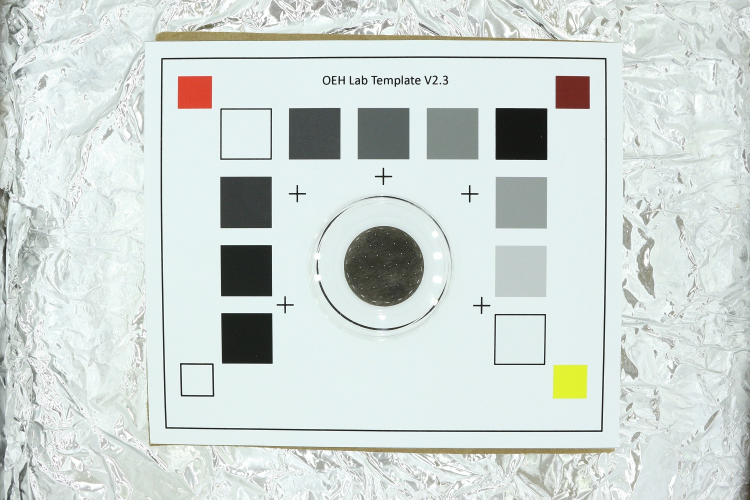
#> input picture sample-images/220444813_1500.jpg, 1500 x 1000 px (shown at 1/2 size)
$ python reflectance.py   (older library calls are emulated)
#> lines starting #> are read from the running program, lines starting #| are printed output that depends on the picture; after the words box and inside, x2 and y2 are one past the last pixel; in counts of white or black regions, pixels touching at a corner belong together
#
# This program ...
#
#   TODO: description of the program
#   Purpose: automate reflectance calculation
#   The cal values are in "reflectance units"
#   Doing the reflectance takes a lot of time
#   Correlation between reflectance and red channel
#

import numpy as np
import cv2
import math

from matplotlib import pyplot as plt
from scipy import stats

#
# The extent of the x and y axes on the output graph
#
X_AXIS_MAX = 125
Y_AXIS_MAX = 255

# The reference template
template_filename = 'reference-images/Reflectance-Template-2.3.png'

# The target file to examine
target_filename = 'sample-images/220444813_1500.jpg'  # works
# [8 lines of commented-out code are left out]

print("Processing '{}'".format(target_filename))

# Open the target image in grayscale and color
img_gray = cv2.imread(target_filename, 0)
#> img_gray: shape (1000, 1500); min 4, max 255, mean 214.2
img_color = cv2.imread(target_filename)
#> img_color is the input picture: shape (1000, 1500, 3); mean B, G, R 214.3, 217.2, 208.5

# Open the template in grayscale and color
ref_gray = cv2.imread(template_filename, 0)
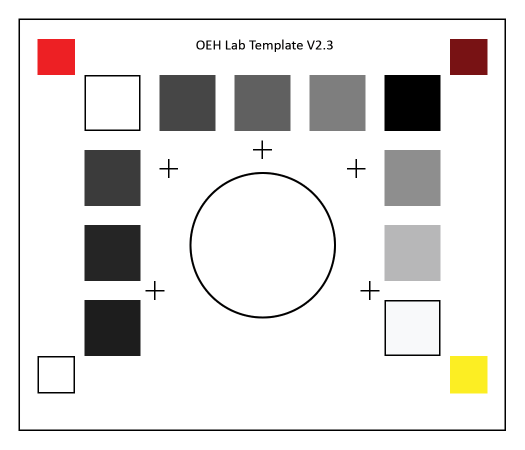
#> input picture reference-images/Reflectance-Template-2.3.png, 1050 x 900 px (shown at 1/2 size)
#> ref_gray: shape (900, 1050); min 0, max 255, mean 226.4
ref_color = cv2.imread(template_filename)
#> ref_color is the input picture: shape (900, 1050, 3); mean B, G, R 224.9, 226, 227.9

#
# A class to represent a square on the target image
#
SIDE = 112
class Square:
	def __init__(self, name, parent, x, y, reflectance=0):
		self.name = name
		self.matrix = parent[y:y+SIDE,x:x+SIDE]
		self.shape = self.matrix.shape
		self.reflectance = reflectance

	def mode(self):
		return stats.mode(self.matrix, axis=None)[0][0]

	def show(self):
		cv2.imshow(self.name, self.matrix)

#
# White correction (optional for now)
#
#   To what extent is the image evently lit?
#   Beginning of each session
# 	  Use a white sheet of same material
#	  Same camera setup
#	  Create a mask to use for subtraction
#
## TODO

#
# Correct for camera distorion
#
#   yml file, camera intrinsics, OpenCV
#
## TODO

#
# Image warping using SIFT feature matching and homography
#

# Create a SIFT feature detector
sift = cv2.xfeatures2d.SIFT_create()

# Find the keypoints and descriptors using SIFT
kp1,des1 = sift.detectAndCompute(img_gray, None)
#> kp1 = 5131 keypoints; strongest (x, y, size): (881, 167, 2.1), (1044, 267, 69), (494, 681, 68.5), (715, 165, 2.5)
kp2,des2 = sift.detectAndCompute(ref_gray, None)
#> kp2 = 295 keypoints; strongest (x, y, size): (826, 205, 74.1), (566, 97, 1.9), (566, 80, 1.9), (551, 102, 1.9)

FLANN_INDEX_KDTREE = 0

index_params = dict(algorithm = FLANN_INDEX_KDTREE, trees = 5)
search_params = dict(checks = 50)

flann = cv2.FlannBasedMatcher(index_params, search_params)
matches = flann.knnMatch(des1,des2,k=2)
#> matches = 5131 matches

good = []

for m,n in matches:
   if m.distance < 0.7*n.distance:
      good.append(m)
#> after the loop, good = 127 matches

# Find the homography and perform a warp of the target image to match the reference
# image perspective

MIN_MATCH_COUNT = 10

if len(good)>MIN_MATCH_COUNT:

  src_pts = np.float32([ kp1[m.queryIdx].pt for m in good ]).reshape(-1,1,2)
#> src_pts = 127 rows, first 8: [39.5, 575.1], [295.8, 821.8], [296.1, 830.6], [311.1, 920.7], [358.1, 214.5], [358.1, 214.5], [358.5, 155.3], [358.5, 155.3]
  dst_pts = np.float32([ kp2[m.trainIdx].pt for m in good ]).reshape(-1,1,2)
#> dst_pts = 127 rows, first 8: [938, 113.3], [552.4, 93.61], [552.4, 93.61], [552.4, 93.61], [877.6, 558.6], [877.6, 558.6], [877.6, 558.6], [877.6, 558.6]

  M,mask = cv2.findHomography(src_pts, dst_pts, cv2.RANSAC,5.0)
#> M = [[1.07, -0.0047, -302.3], [-0.00335, 1.08, -80.78], [-6.75e-06, -8.52e-06, 1]]; mask = 127 values, max 1 at index 8, min 0 at index 0, mean 0.701
  h,w = img_gray.shape
#> h = 1000; w = 1500
  template_h,template_w = ref_gray.shape
#> template_h = 900; template_w = 1050

  result = cv2.warpPerspective(img_color,M,(w,h))[0:template_h,0:template_w]

#
# Get the squares in the target and reference images
#

# Get the red channel for the target image and the reference image
img_rchannel = result[:, :, 2]
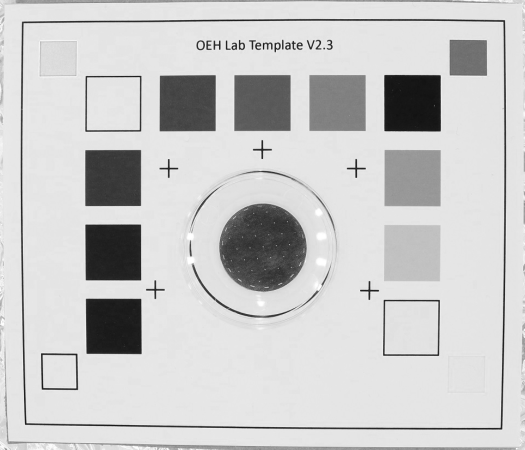
#> img_rchannel: shape (900, 1050) (shown at 1/2 size); min 12, max 255, mean 202.1
ref_rchannel = ref_color[:, :, 2]

# The calibration squares include their associated reflectance values
cal_01 = Square("cal_01", ref_rchannel, 169, 600, 3.4)
#> in __init__, `self.matrix = parent[y:y+SIDE,x:x+SIDE]`: self.matrix: shape (112, 112); every value is 29
cal_02 = Square("cal_02", ref_rchannel, 169, 450, 4.2)
#> in __init__ (call 2), `self.matrix = parent[y:y+SIDE,x:x+SIDE]`: self.matrix: shape (112, 112); every value is 37
cal_03 = Square("cal_03", ref_rchannel, 169, 300, 8.9)
#> in __init__ (call 3), `self.matrix = parent[y:y+SIDE,x:x+SIDE]`: self.matrix: shape (112, 112); every value is 59
cal_05 = Square("cal_05", ref_rchannel, 319, 150, 11.0)
#> in __init__ (call 4), `self.matrix = parent[y:y+SIDE,x:x+SIDE]`: self.matrix: shape (112, 112); every value is 70
cal_06 = Square("cal_06", ref_rchannel, 469, 150, 20.2)
#> in __init__ (call 5), `self.matrix = parent[y:y+SIDE,x:x+SIDE]`: self.matrix: shape (112, 112); every value is 96
cal_07 = Square("cal_07", ref_rchannel, 619, 150, 36.8)
#> in __init__ (call 6), `self.matrix = parent[y:y+SIDE,x:x+SIDE]`: self.matrix: shape (112, 112); every value is 126
cal_09 = Square("cal_09", ref_rchannel, 769, 300, 44.3)
#> in __init__ (call 7), `self.matrix = parent[y:y+SIDE,x:x+SIDE]`: self.matrix: shape (112, 112); every value is 142
cal_10 = Square("cal_10", ref_rchannel, 769, 450, 70.0)
#> in __init__ (call 8), `self.matrix = parent[y:y+SIDE,x:x+SIDE]`: self.matrix: shape (112, 112); every value is 183
cal_11 = Square("cal_11", ref_rchannel, 769, 600, 100.2)
#> in __init__ (call 9), `self.matrix = parent[y:y+SIDE,x:x+SIDE]`:
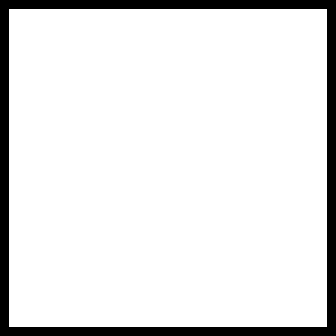
#> self.matrix: shape (112, 112) (shown 3 times larger); values 0 (black) and 248 (white), 89.6% white; 1 black region, box (x1, y1, x2, y2) and area: (0, 0, 112, 112) 1308

# The target image will use detected red channel values
img_01 = Square("img_01", img_rchannel, 169, 600)
img_02 = Square("img_02", img_rchannel, 169, 450)
img_03 = Square("img_03", img_rchannel, 169, 300)
img_05 = Square("img_05", img_rchannel, 319, 150)
img_06 = Square("img_06", img_rchannel, 469, 150)
img_07 = Square("img_07", img_rchannel, 619, 150)
#> in __init__ (call 15), `self.matrix = parent[y:y+SIDE,x:x+SIDE]`:
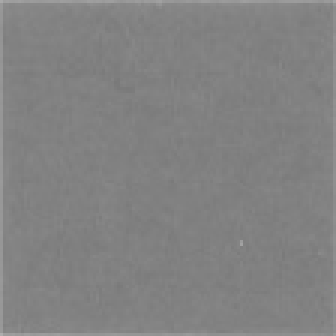
#> self.matrix: shape (112, 112) (shown 3 times larger); min 121, max 173, mean 129.9
img_09 = Square("img_09", img_rchannel, 769, 300)
#> in __init__ (call 16), `self.matrix = parent[y:y+SIDE,x:x+SIDE]`:
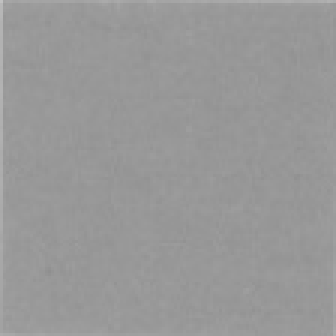
#> self.matrix: shape (112, 112) (shown 3 times larger); min 143, max 193, mean 152.3
img_10 = Square("img_10", img_rchannel, 769, 450)
#> in __init__ (call 17), `self.matrix = parent[y:y+SIDE,x:x+SIDE]`:
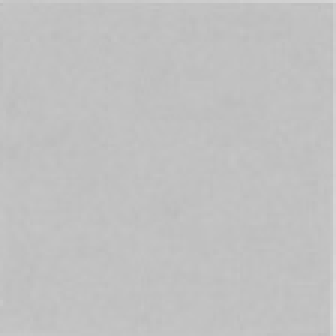
#> self.matrix: shape (112, 112) (shown 3 times larger); min 187, max 221, mean 193.2
img_11 = Square("img_11", img_rchannel, 769, 600)
#> in __init__ (call 18), `self.matrix = parent[y:y+SIDE,x:x+SIDE]`:
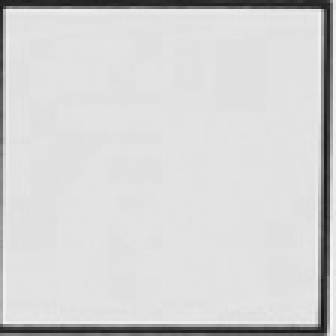
#> self.matrix: shape (112, 112) (shown 3 times larger); min 22, max 248, mean 211.7

# Print the table of reflectance/R channel values
print('Reflectance  R Channel Mode')
#> (the run stopped early here; a loop or call above may not have finished)
